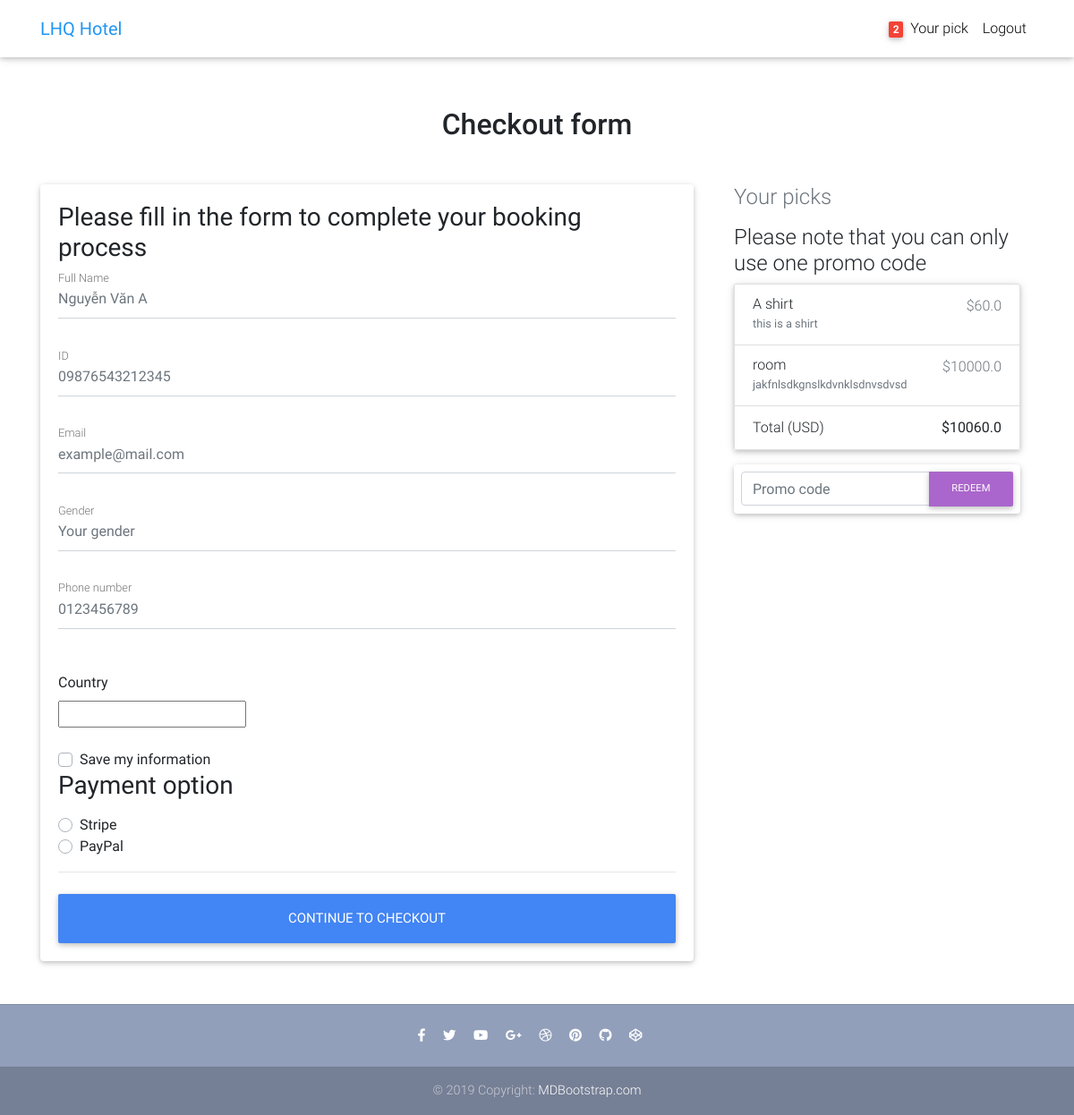
Before: /checkout/ (signed in) with the older database file.
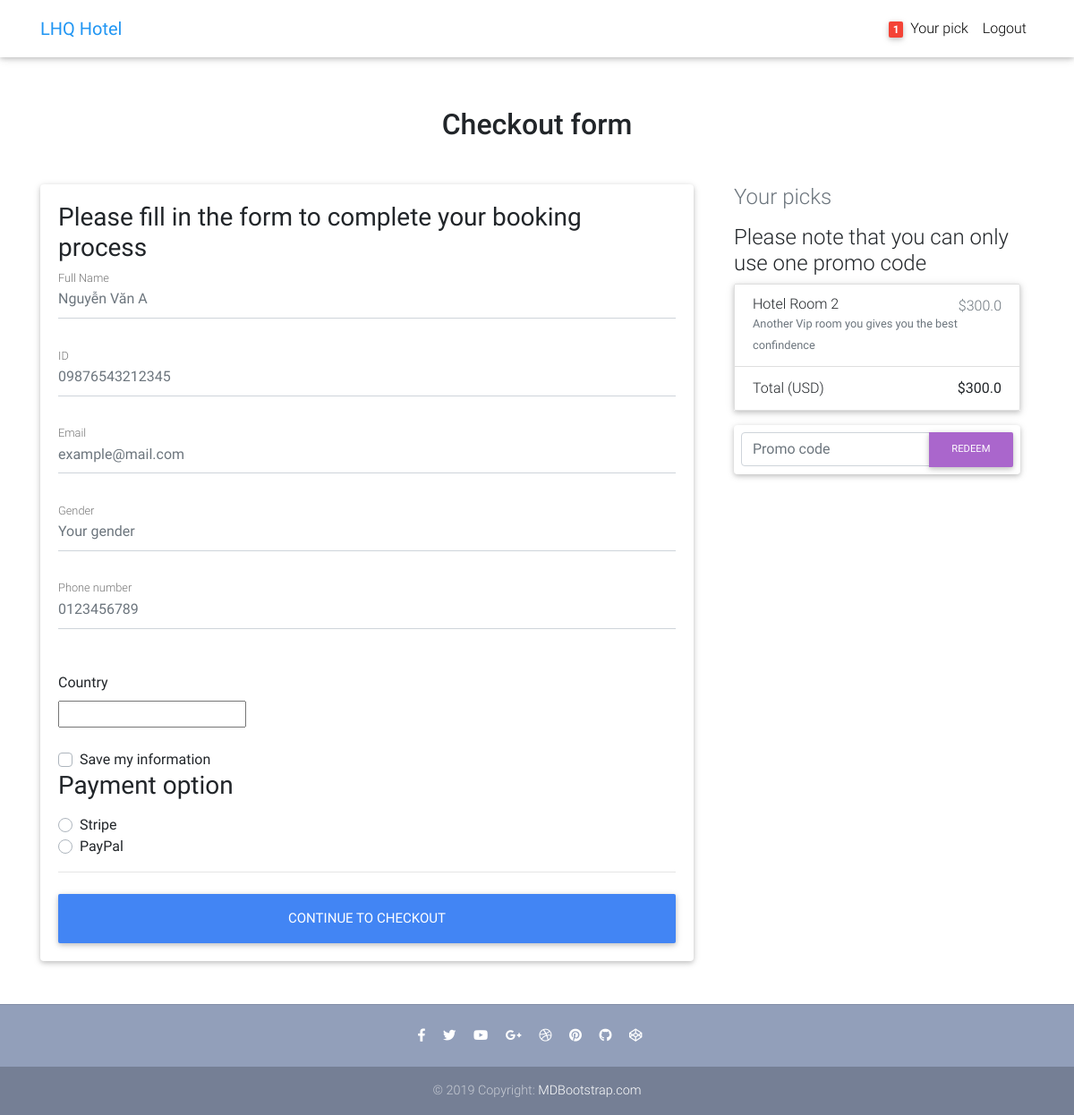
After: the same page with the newer database file.
### core/models.py (models this page shows, shortened)
class Order(models.Model):
    user = models.ForeignKey(settings.AUTH_USER_MODEL,
                             on_delete=models.CASCADE)
    ref_code = models.CharField(max_length=20, blank=True, null=True)
    items = models.ManyToManyField(OrderItem)
    start_date = models.DateTimeField(auto_now_add=True)
    ordered_date = models.DateTimeField()
    ordered = models.BooleanField(default=False)
    shipping_address = models.ForeignKey(
        'Address', related_name='shipping_address', on_delete=models.SET_NULL, blank=True, null=True)
    billing_address = models.ForeignKey(
        'Address', related_name='billing_address', on_delete=models.SET_NULL, blank=True, null=True)
    payment = models.ForeignKey(
        'Payment', on_delete=models.SET_NULL, blank=True, null=True)
    coupon = models.ForeignKey(
        'Coupon', on_delete=models.SET_NULL, blank=True, null=True)
    being_delivered = models.BooleanField(default=False)
    received = models.BooleanField(default=False)
    refund_requested = models.BooleanField(default=False)
    refund_granted = models.BooleanField(default=False)
    def get_total(self):
        total = 0
        for order_item in self.items.all():
            total += order_item.get_final_price()
        if self.coupon:
            total -= self.coupon.amount
        return total

class OrderItem(models.Model):
    user = models.ForeignKey(settings.AUTH_USER_MODEL,
                             on_delete=models.CASCADE)
    ordered = models.BooleanField(default=False)
    item = models.ForeignKey(Item, on_delete=models.CASCADE)
    quantity = models.IntegerField(default=1)
    def get_total_item_price(self):
        return self.quantity * self.item.price
    def get_total_discount_item_price(self):
        return self.quantity * self.item.discount_price
    def get_final_price(self):
        if self.item.discount_price:
            return self.get_total_discount_item_price()
        return self.get_total_item_price()

class Item(models.Model):
    title = models.CharField(max_length=100, unique=True)
    price = models.PositiveIntegerField()
    discount_price = models.PositiveIntegerField(null=True)
    category = models.CharField(choices=CATEGORY_CHOICES, max_length=2)
    label = models.CharField(choices=LABEL_CHOICES, max_length=1)
    slug = models.SlugField()
    description = models.TextField()
    image = models.ImageField()

### core/views.py (the view, shortened to what this page needs)
# urls.py: path('checkout/', CheckoutView.as_view(), name='checkout'),
class CheckoutView(View):
    def get(self, *args, **kwargs):
        try:
            order = Order.objects.get(user=self.request.user, ordered=False)
            form = CheckoutForm()
            context = {
                'form': form,
                'couponform': CouponForm(),
                'order': order,
                'DISPLAY_COUPON_FORM': True
            }
            shipping_address_qs = Address.objects.filter(
                user=self.request.user,
                address_type='S',
                default=True
            )
            if shipping_address_qs.exists():
                context.update(
                    {'default_shipping_address': shipping_address_qs[0]})
            billing_address_qs = Address.objects.filter(
                user=self.request.user,
                address_type='B',
                default=True
            )
            if billing_address_qs.exists():
                context.update(
                    {'default_billing_address': billing_address_qs[0]})
            return render(self.request, "checkout.html", context)
        except ObjectDoesNotExist:
            messages.info(self.request, "You do not have an active order")
            return redirect("core:checkout")

### core/forms.py
class CheckoutForm(forms.Form):
    shipping_address = forms.CharField(required=False)
    shipping_address2 = forms.CharField(required=False)
    shipping_country = CountryField(blank_label='(select country)').formfield(
        required=False,
        widget=CountrySelectWidget(attrs={
            'class': 'custom-select d-block w-100',
        }))
    shipping_zip = forms.CharField(required=False)
    billing_address = forms.CharField(required=False)
    billing_address2 = forms.CharField(required=False)
    billing_country = CountryField(blank_label='(select country)').formfield(
        required=False,
        widget=CountrySelectWidget(attrs={
            'class': 'custom-select d-block w-100',
        }))
    billing_zip = forms.CharField(required=False)
    same_billing_address = forms.BooleanField(required=False)
    set_default_shipping = forms.BooleanField(required=False)
    use_default_shipping = forms.BooleanField(required=False)
    set_default_billing = forms.BooleanField(required=False)
    use_default_billing = forms.BooleanField(required=False)
    payment_option = forms.ChoiceField(
        widget=forms.RadioSelect, choices=PAYMENT_CHOICES)

### templates/checkout.html (shortened to what this page needs)
{% extends "base.html" %}
{% load crispy_forms_tags %}
{% block content %}
  <main >
    <div class="container wow fadeIn">
      <h2 class="my-5 h2 text-center">Checkout form</h2>
      <div class="row">
        <div class="col-md-8 mb-4">
          <div class="card">
            <form method="POST" class="card-body">
              <h3>Please fill in the form to complete your booking process</h3>
              <div class='hideable_shipping_form'>
                <div class="md-form mb-5">
                  <input type='text' placeholder='Nguyễn Văn A' id='shipping_address' name='shipping_address' class='form-control' />
                  <label for="shipping_address" class="">Full Name</label>
                </div>
                <div class="md-form mb-5">
                  <input type='text' placeholder='09876543212345' id='shipping_address2' name='shipping_address2' class='form-control' />
                  <label for="shipping_address2" class="">ID</label>
                </div>
                <div class="md-form mb-5">
                  <input type='text' placeholder='example@mail.com' id='shipping_address2' name='shipping_address2' class='form-control' />
                  <label for="shipping_address2" class="">Email</label>
                </div>
                 <div class="md-form mb-5">
                  <input type='text' placeholder='Your gender' id='shipping_address2' name='shipping_address2' class='form-control' />
                  <label for="shipping_address2" class="">Gender</label>
                </div>
                <div class="md-form mb-5">
                  <input type='text' placeholder='0123456789' id='shipping_address2' name='shipping_address2' class='form-control' />
                  <label for="shipping_address2" class="">Phone number</label>
                </div>
                <div class="row">
                  <div class="col-lg-4 col-md-12 mb-4">
                    <label for="country">Country</label>
                    {{ form.billing_country }}
                </div>
                </div>
                <div class="custom-control custom-checkbox">
                  <label class="custom-control-label" for="same_billing_address">Save my information</label>
                </div>
              </div>
              <h3>Payment option</h3>
              <div class="d-block my-3">
                {% for value, name in form.fields.payment_option.choices %}
                <div class="custom-control custom-radio">
                  <label class="custom-control-label" for="{{ name }}">{{ name }}</label>
                </div>
                {% endfor %}
              </div>
              <hr class="mb-4">
              <button class="btn btn-primary btn-lg btn-block" type="submit">Continue to checkout</button>
            </form>
          </div>
        </div>
        <div class="col-md-4 mb-4">
          {% include "order_snippet.html" %}
        </div>
      </div>
    </div>
  </main>
{% endblock content %}

### templates/navbar.html (shortened to what this page needs)
{% load cart_template_tags %}
<nav class="navbar fixed-top navbar-expand-lg navbar-light white scrolling-navbar">
    <div class="container">
      <a class="navbar-brand waves-effect" href="/">
        <strong class="blue-text">LHQ Hotel</strong>
      </a>
      <div class="collapse navbar-collapse" id="navbarSupportedContent">
        <ul class="navbar-nav nav-flex-icons">
          {% if request.user.is_authenticated %}
          <li class="nav-item">
            <a href="{% url 'core:order-summary' %}" class="nav-link waves-effect">
              <span class="badge red z-depth-1 mr-1"> {{ request.user|cart_item_count }} </span>
              <span class="clearfix d-none d-sm-inline-block"> Your pick </span>
            </a>
          </li>
          <li class="nav-item">
            <a class="nav-link waves-effect" href="{% url 'account_logout' %}">
              <span class="clearfix d-none d-sm-inline-block"> Logout </span>
            </a>
          </li>
          {% endif %}
        </ul>
      </div>
    </div>
  </nav>

### templates/order_snippet.html (shortened to what this page needs)
<div class="col-md-12 mb-4">
    <h4 class="d-flex justify-content-between align-items-center mb-3">
    <span class="text-muted">Your picks</span>
    <h4>Please note that you can only use one promo code</h4>
    </h4>
    <ul class="list-group mb-3 z-depth-1">
    {% for order_item in order.items.all %}
    <li class="list-group-item d-flex justify-content-between lh-condensed">
        <div>
        <h6 class="my-0">{{ order_item.item.title}}</h6>
        <small class="text-muted">{{ order_item.item.description}}</small>
        </div>
        <span class="text-muted">${{ order_item.get_final_price }}</span>
    </li>
    {% endfor %}
    <li class="list-group-item d-flex justify-content-between">
        <span>Total (USD)</span>
        <strong>${{ order.get_total }}</strong>
    </li>
    </ul>
    {% if DISPLAY_COUPON_FORM %}
    <form class="card p-2" action="{% url 'core:add-coupon' %}" method="POST">
        <div class="input-group">
            {{ couponform.code }}
            <div class="input-group-append">
            <button class="btn btn-secondary btn-md waves-effect m-0" type="submit">Redeem</button>
            </div>
        </div>
    </form>
    {% endif %}
</div>

Changed rows visible on the page:
removed OrderItem: item "A shirt", item.description "this is a shirt", get_final_price "60.0"
removed OrderItem: item "room", item.description "jakfnlsdkgnslkdvnklsdnvsdvsd", get_final_price "10000.0"
added OrderItem: item "Hotel Room 2", item.description "Another Vip room you gives you the best confindence", get_final_price "300.0"
changed Order: get_total "10060.0" → "300.0"
Other visible differences:
{{ request.user|cart_item_count }}: "2" → "1"
